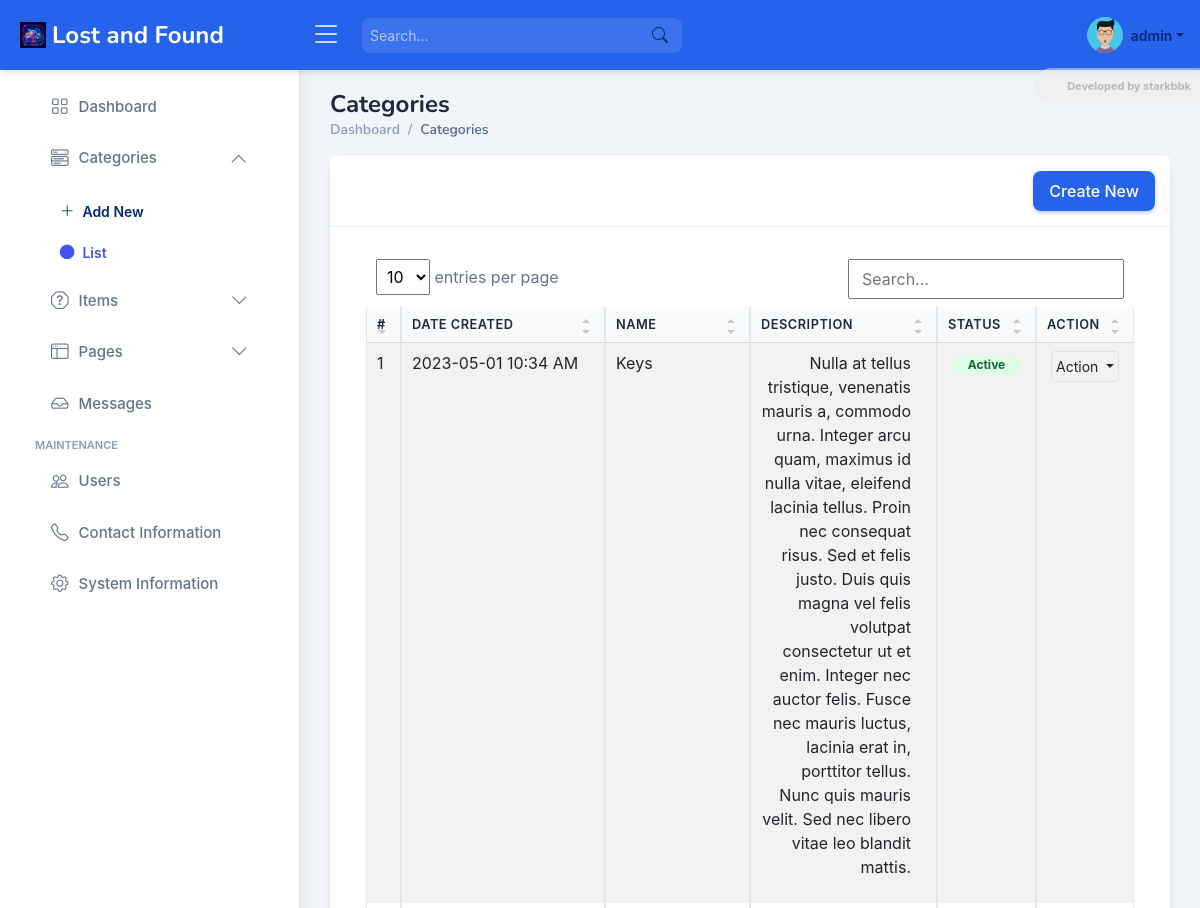
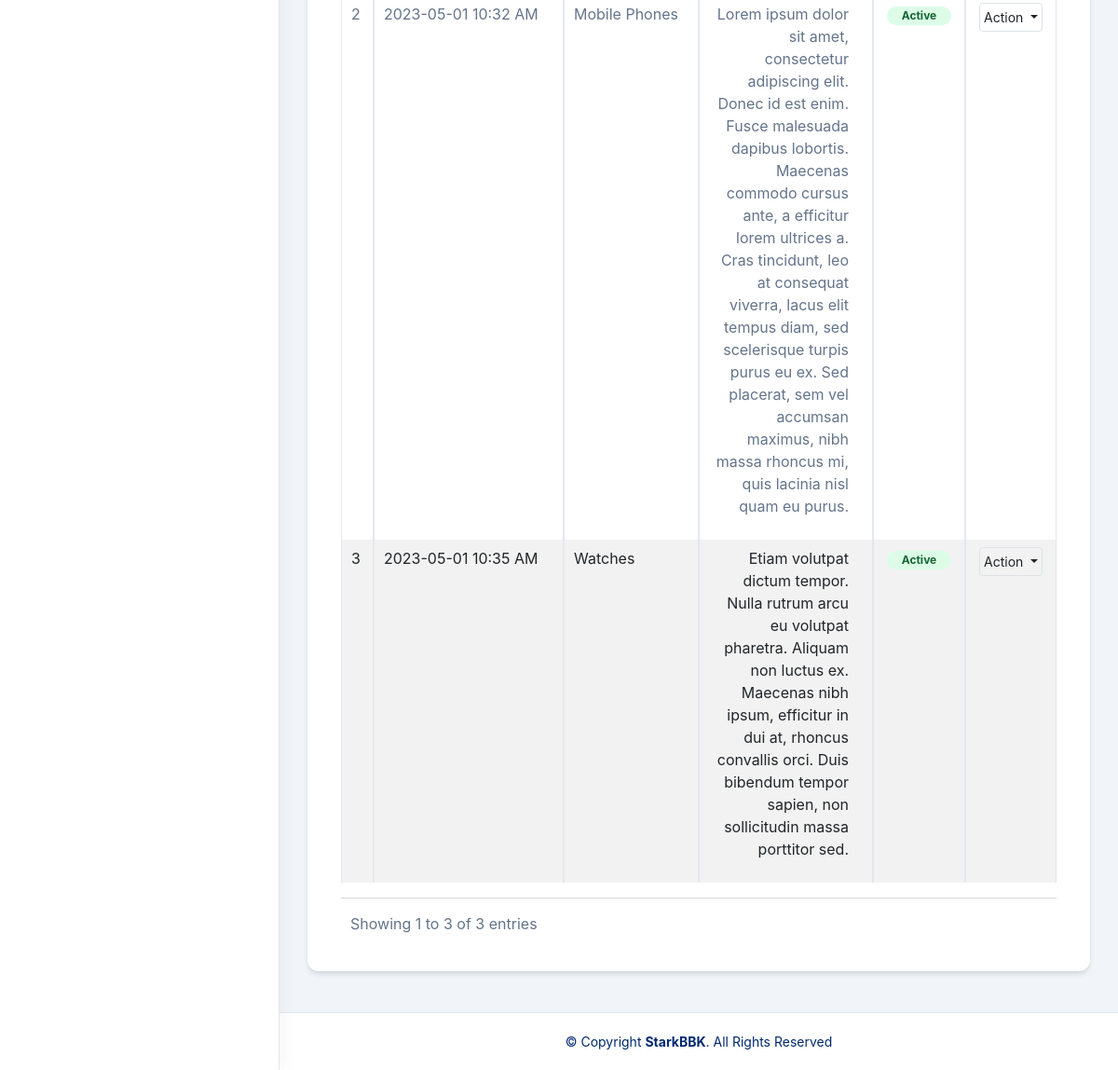
The page /admin/?page=categories (signed in) on the database as committed earlier (2 pictures, top to bottom).
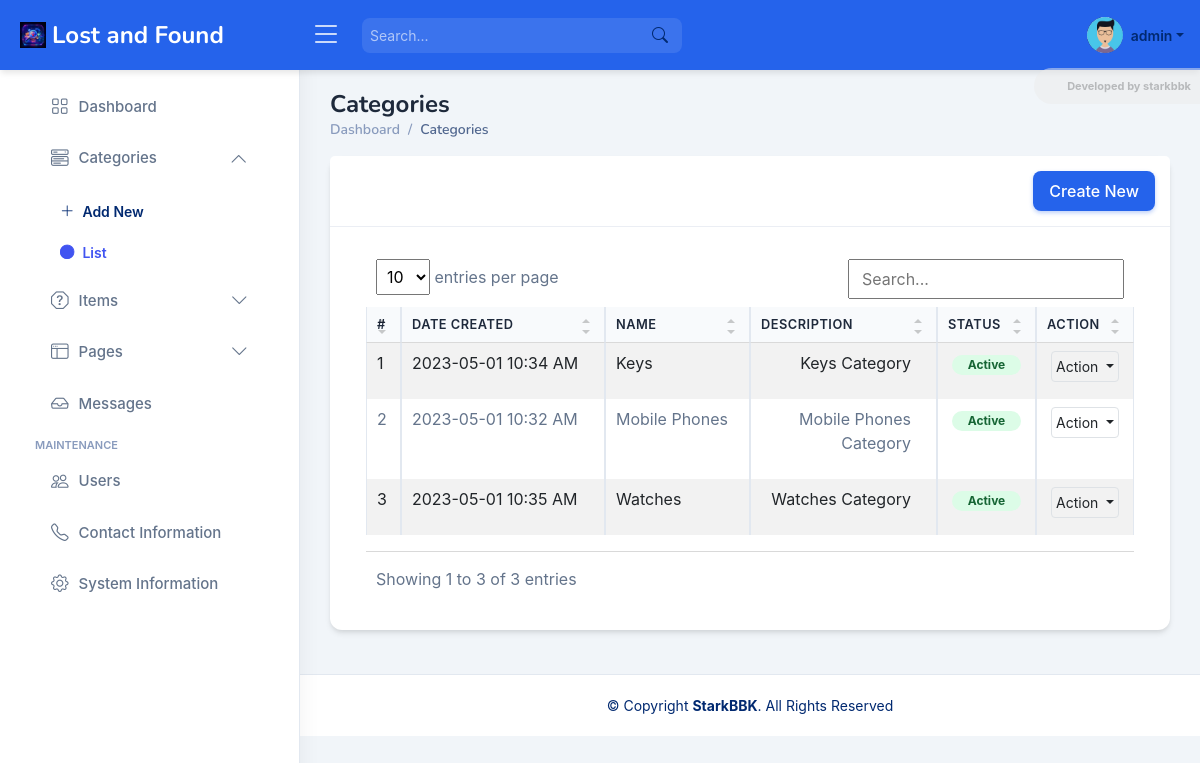
The same page on the database as committed later.
### tables this page shows
CREATE TABLE `category_list` (
  `id` bigint(30) NOT NULL AUTO_INCREMENT,
  `name` text NOT NULL,
  `description` text NOT NULL,
  `status` tinyint(1) NOT NULL DEFAULT 1,
  `created_at` datetime NOT NULL DEFAULT current_timestamp(),
  `updated_at` datetime DEFAULT NULL ON UPDATE current_timestamp(),
  PRIMARY KEY (`id`)
);

### classes/DBConnection.php (called while the page is built, shortened)
<?php
class DBConnection{
    private $host = DB_SERVER;
    private $username = DB_USERNAME;
    private $password = DB_PASSWORD;
    private $database = DB_NAME;
    private $port = DB_PORT;
    public $conn;
    public function __construct(){
        if (!isset($this->conn)) {
            $this->conn = new mysqli($this->host, $this->username, $this->password, $this->database, $this->port);
        }
    }
}
?>

### classes/SystemSettings.php (called while the page is built, shortened)
<?php
class SystemSettings extends DBConnection{
	function userdata($field = ''){
		if(!empty($field)){
			if(isset($_SESSION['userdata'][$field]))
				return $_SESSION['userdata'][$field];
			else
				return null;
		}else{
			return false;
		}
	}
}
$_settings = new SystemSettings();
?>

### config.php (called while the page is built, shortened)
<?php
require_once('classes/DBConnection.php');
require_once('classes/SystemSettings.php');
function validate_image($file){
    global $_settings;
	if(!empty($file)){
        $ex = explode("?",$file);
        $file = $ex[0];
        $ts = isset($ex[1]) ? "?".$ex[1] : '';
		if(is_file(base_app.$file)){
			return base_url.$file.$ts;
		}else{
			return base_url.($_settings->info('logo'));
		}
	}else{
		return base_url.($_settings->info('logo'));
	}
}
?>

### admin/categories/index.php (the view, shortened to what this page needs)
<div class="card card-outline rounded-0 card-navy">
	<div class="card-header ">
		<div class="card-tools d-flex justify-content-end">
			<a href="<?= base_url ?>admin?page=categories/manage_category" id="create_new" class="btn btn-flat btn-primary bg-gradient-teal border-0 rounded00"><span class="fas fa-plus"></span>  Create New</a>
		</div>
	</div>
	<div class="card-body">
        <div class="container-fluid">
			<div class="table-responsive">
				<table class="table table-sm table-hover table-striped table-bordered" id="list">
					<colgroup>
						<col width="5%">
						<col width="20%">
						<col width="25%">
						<col width="25%">
						<col width="15">
						<col width="10%">
					</colgroup>
					<thead>
						<tr>
							<th>#</th>
							<th>Date Created</th>
							<th>Name</th>
							<th>Description</th>
							<th>Status</th>
							<th>Action</th>
						</tr>
					</thead>
					<tbody>
						<?php
						$i = 1;
						$qry = $conn->query("SELECT * from `category_list` order by `name` asc ");
						while($row = $qry->fetch_assoc()):
						?>
							<tr>
								<td class="align-items-center text-center"><?php echo $i++; ?></td>
								<td class="align-items-center"><?php echo date("Y-m-d g:i A",strtotime($row['created_at'])) ?></td>
								<td class="align-items-center"><?= $row['name'] ?></td>
								<td class="align-items-center text-end"><p class="truncate-1" style="max-width:150px"><?= strip_tags(htmlspecialchars_decode($row['description'])) ?></p></td>
								<td class="align-items-center justify-content-center text-center">
									<?php if($row['status'] == 1): ?>
										<span class="badge bg-success px-3 rounded-pill">Active</span>
									<?php else: ?>
										<span class="badge bg-danger px-3 rounded-pill">Inactive</span>
									<?php endif; ?>
								</td>
								<td class="align-items-center" align="center">
									<div class="dropdown">
										<button type="button" class="btn btn-flat p-1 btn-default btn-sm border dropdown-toggle dropdown-icon" data-bs-toggle="dropdown">
												Action
										</button>
									</div>
								</td>
							</tr>
						<?php endwhile; ?>
					</tbody>
				</table>
			</div>
		</div>
	</div>
</div>

### admin/index.php (shortened to what this page needs)
<?php require_once('../config.php'); ?>
<?php $page = isset($_GET['page']) ? $_GET['page'] : 'home';  ?>
<?php
$pageSplit = explode("/",$page);
?>
<!DOCTYPE html>
<html lang="en">
<?php require_once('inc/header.php') ?>
  <body>
     <?php require_once('inc/topBarNav.php') ?>
     <?php require_once('inc/navigation.php') ?>
      <main id="main" class="main">
        <div class="pagetitle">
          <h1><?= ucwords(str_replace(['_', '/'], ' ', ($pageSplit[1] ?? $page))) ?></h1>
          <nav>
              <ol class="breadcrumb">
                <li class="breadcrumb-item <?= $page == 'home' ? 'selected' : '' ?>"><a href="<?= base_url ?>/admin">Dashboard</a></li>
                <?php if($page != 'home'): ?>
                <li class="breadcrumb-item active"><?= ucwords(str_replace(['_', '/'], ' ', ($pageSplit[1] ?? $page))) ?></li>
                <?php endif; ?>
              </ol>
          </nav>
        </div>
        <?php
          if(!file_exists($page.".php") && !is_dir($page)){
              include '404.html';
          }else{
            if(is_dir($page))
              include $page.'/index.php';
            else
              include $page.'.php';
          }
        ?>
      </main>
    <?php require_once('inc/footer.php') ?>
  </body>
</html>

### admin/inc/header.php (shortened to what this page needs)
<head>
    <link href="<?= base_url ?>assets/vendor/bootstrap/css/bootstrap.min.css" rel="stylesheet">
    <link href="<?= base_url ?>assets/vendor/bootstrap-icons/bootstrap-icons.css" rel="stylesheet">
    <link href="<?= base_url ?>assets/vendor/boxicons/css/boxicons.min.css" rel="stylesheet">
    <link href="<?= base_url ?>assets/vendor/quill/quill.snow.css" rel="stylesheet">
    <link href="<?= base_url ?>assets/vendor/quill/quill.bubble.css" rel="stylesheet">
    <link href="<?= base_url ?>assets/vendor/remixicon/remixicon.css" rel="stylesheet">
    <link href="<?= base_url ?>assets/vendor/simple-datatables/style.css" rel="stylesheet">
        <link href="<?= base_url ?>assets/vendor/select2-4.1.0-rc.0/dist/css/select2.min.css" rel="stylesheet">
    <link href="<?= base_url ?>assets/css/style.css" rel="stylesheet">
    <link href="<?= base_url ?>assets/css/custom.css" rel="stylesheet">
  </head>

### admin/inc/topBarNav.php (shortened to what this page needs)
<header id="header" class="header fixed-top d-flex align-items-center">
  <div class="d-flex align-items-center justify-content-between">
    <a href="<?= base_url.'admin' ?>" class="logo d-flex align-items-center">
      <img src="<?= base_url ?>uploads/logo.jpg" alt="System Logo">
      <span class="d-none d-lg-block">Lost and Found</span>
    </a>
    <i class="bi bi-list toggle-sidebar-btn"></i>
  </div>
  <div class="search-bar">
    <form class="search-form d-flex align-items-center" method="POST" action="#">
      <input type="text" name="query" placeholder="Search..." title="Enter search keyword">
      <button type="submit" title="Search"><i class="bi bi-search"></i></button>
    </form>
  </div>
  <nav class="header-nav ms-auto">
    <ul class="d-flex align-items-center">
      <li class="nav-item dropdown pe-3">
        <a class="nav-link nav-profile d-flex align-items-center pe-0" href="#" data-bs-toggle="dropdown">
          <img src="<?= validate_image($_settings->userdata('avatar')) ?>" alt="Profile" class="rounded-circle">
          <span class="d-none d-md-block dropdown-toggle ps-2"><?= $_settings->userdata('username') ?></span>
        </a>
      </li>
    </ul>
  </nav>
</header>

### admin/inc/navigation.php (shortened to what this page needs)
<aside id="sidebar" class="sidebar">
<ul class="sidebar-nav" id="sidebar-nav">
  <li class="nav-item">
    <a class="nav-link <?= $page != 'home' ? 'collapsed' : '' ?>" href="<?= base_url.'admin' ?>">
      <i class="bi bi-grid"></i>
      <span>Dashboard</span>
    </a>
  </li>
  <li class="nav-item">
    <a class="nav-link <?= !in_array($page, ['categories', 'categories/manage_category', 'categories/view_category']) ? 'collapsed' : '' ?>" data-bs-target="#categories-nav" data-bs-toggle="collapse" href="#" data-bs-collapse="<?= in_array($page, ['categories', 'categories/manage_category', 'categories/view_category']) ? 'true' : 'false' ?>">
      <i class="bi bi-menu-button-wide"></i><span>Categories</span><i class="bi bi-chevron-down ms-auto"></i>
    </a>
    <ul id="categories-nav" class="nav-content collapse <?= in_array($page, ['categories', 'categories/manage_category', 'categories/view_category']) ? 'show' : '' ?> " data-bs-parent="#sidebar-nav">
      <li>
        <a href="<?= base_url.'admin/?page=categories/manage_category' ?>" class="<?= $page == 'categories/manage_category' ? 'active' : '' ?>">
          <i class="bi bi-plus-lg" style="font-size:.9rem"></i><span>Add New</span>
        </a>
      </li>
      <li>
        <a href="<?= base_url.'admin/?page=categories' ?>" class="<?= $page == 'categories' ? 'active' : '' ?>">
          <i class="bi bi-circle"></i><span>List</span>
        </a>
      </li>
    </ul>
  </li>
  <li class="nav-item">
    <a class="nav-link <?= !in_array($page, ['items', 'items/manage_item', 'items/view_item']) ? 'collapsed' : '' ?>" data-bs-target="#items-nav" data-bs-toggle="collapse" href="#" data-bs-collapse="<?= in_array($page, ['items', 'items/manage_item', 'items/view_item']) ? 'true' : 'false' ?>">
      <i class="bi bi-question-octagon"></i><span>Items</span>
      <i class="bi bi-chevron-down ms-auto"></i>
    </a>
  </li>
  <li class="nav-item">
    <a class="nav-link <?= !in_array($page, ['pages', 'pages/welcome_page', 'pages/about_page']) ? 'collapsed' : '' ?>" data-bs-target="#pages-nav" data-bs-toggle="collapse" href="#" data-bs-collapse="<?= in_array($page, ['pages', 'pages/welcome_page', 'pages/about_page']) ? 'true' : 'false' ?>">
      <i class="bi bi-window-sidebar"></i><span>Pages</span><i class="bi bi-chevron-down ms-auto"></i>
    </a>
  </li>
  <li class="nav-item">
    <a class="nav-link <?= $page != 'inquiries' ? 'collapsed' : '' ?> nav-users" href="<?= base_url."admin?page=inquiries" ?>">
      <i class="bi bi-inbox"></i>
      <span>Messages</span>
    </a>
  </li>
  <?php if($_settings->userdata('type') == 1): ?>
  <li class="nav-heading">Maintenance</li>
  <li class="nav-item">
    <a class="nav-link <?= $page != 'user/list' ? 'collapsed' : '' ?> nav-users" href="<?= base_url."admin?page=user/list" ?>">
      <i class="bi bi-people"></i>
      <span>Users</span>
    </a>
  </li>
  <li class="nav-item">
    <a class="nav-link <?= $page != 'system_info/contact_information' ? 'collapsed' : '' ?>  nav-system_info" href="<?= base_url."admin?page=system_info/contact_information" ?>">
      <i class="bi bi-telephone"></i>
      <span>Contact Information</span>
    </a>
  </li>
  <li class="nav-item">
    <a class="nav-link <?= $page != 'system_info' ? 'collapsed' : '' ?>  nav-system_info" href="<?= base_url."admin?page=system_info" ?>">
      <i class="bi bi-gear"></i>
      <span>System Information</span>
    </a>
  </li>
  <?php endif; ?>
</ul>
</aside>

### admin/inc/footer.php (shortened to what this page needs)
<footer id="footer" class="footer">
    <div class="copyright">
      &copy; Copyright <strong><span>StarkBBK</span></strong>. All Rights Reserved
    </div>
  </footer>

### assets/css/style.css (style rules this page uses)
:root { scroll-behavior: smooth; }
body { font-family: "Open Sans", sans-serif; background: #f6f9ff; color: #444444; }
a { color: #4154f1; text-decoration: none; }
h1, h2, h3, h4, h5, h6 { font-family: "Nunito", sans-serif; }
#main { margin-top: 60px; padding: 20px 30px; transition: all 0.3s; }
.pagetitle { margin-bottom: 10px; }
.pagetitle h1 { font-size: 24px; margin-bottom: 0; font-weight: 600; color: #012970; }
.card { margin-bottom: 30px; border: none; border-radius: 5px; box-shadow: 0px 0 30px rgba(1, 41, 112, 0.1); }
.card-header, .card-footer { border-color: #ebeef4; background-color: #fff; color: #798eb3; padding: 15px; }
.card-body { padding: 0 20px 20px 20px; }
.breadcrumb { font-size: 14px; font-family: "Nunito", sans-serif; color: #899bbd; font-weight: 600; }
.breadcrumb a { color: #899bbd; transition: 0.3s; }
.breadcrumb .breadcrumb-item::before { color: #899bbd; }
.breadcrumb .active { color: #51678f; font-weight: 600; }
.logo { line-height: 1; }
@media (min-width: 1200px) { .logo { width: 280px; } }
.logo img { max-height: 26px; margin-right: 6px; }
.logo span { font-size: 26px; font-weight: 700; color: #012970; font-family: "Nunito", sans-serif; }
.header { transition: all 0.5s; z-index: 997; height: 60px; box-shadow: 0px 2px 20px rgba(1, 41, 112, 0.1); background-color: #fff; padding-left: 20px; }
.header .toggle-sidebar-btn { font-size: 32px; padding-left: 10px; cursor: pointer; color: #012970; }
.header .search-bar { min-width: 360px; padding: 0 20px; }
.header .search-form { width: 100%; }
.header .search-form input { border: 0; font-size: 14px; color: #012970; border: 1px solid rgba(1, 41, 112, 0.2); padding: 7px 38px 7px 8px; border-radius: 3px; transition: 0.3s; width: 100%; }
.header .search-form button { border: 0; padding: 0; margin-left: -30px; background: none; }
.header .search-form button i { color: #012970; }
.header-nav ul { list-style: none; }
.header-nav>ul { margin: 0; padding: 0; }
.header-nav .nav-profile { color: #012970; }
.header-nav .nav-profile img { max-height: 36px; }
.header-nav .nav-profile span { font-size: 14px; font-weight: 600; }
.sidebar { position: fixed; top: 60px; left: 0; bottom: 0; width: 300px; z-index: 996; transition: all 0.3s; padding: 20px; overflow-y: auto; scrollbar-width: thin; scrollbar-color: #aab7cf transparent; box-shadow: 0px 0px 20px rgba(1, 41, 112, 0.1); background-color: #fff; }
@media (min-width: 1200px) { #main, #footer { margin-left: 300px; } }
.sidebar-nav { padding: 0; margin: 0; list-style: none; }
.sidebar-nav li { padding: 0; margin: 0; list-style: none; }
.sidebar-nav .nav-item { margin-bottom: 5px; }
.sidebar-nav .nav-heading { font-size: 11px; text-transform: uppercase; color: #899bbd; font-weight: 600; margin: 10px 0 5px 15px; }
.sidebar-nav .nav-link { display: flex; align-items: center; font-size: 15px; font-weight: 600; color: #4154f1; transition: 0.3; background: #f6f9ff; padding: 10px 15px; border-radius: 4px; }
.sidebar-nav .nav-link i { font-size: 16px; margin-right: 10px; color: #4154f1; }
.sidebar-nav .nav-link.collapsed { color: #012970; background: #fff; }
.sidebar-nav .nav-link.collapsed i { color: #899bbd; }
.sidebar-nav .nav-link .bi-chevron-down { margin-right: 0; transition: transform 0.2s ease-in-out; }
.sidebar-nav .nav-link:not(.collapsed) .bi-chevron-down { transform: rotate(180deg); }
.sidebar-nav .nav-content { padding: 5px 0 0 0; margin: 0; list-style: none; }
.sidebar-nav .nav-content a { display: flex; align-items: center; font-size: 14px; font-weight: 600; color: #012970; transition: 0.3; padding: 10px 0 10px 40px; transition: 0.3s; }
.sidebar-nav .nav-content a i { font-size: 6px; margin-right: 8px; line-height: 0; border-radius: 50%; }
.sidebar-nav .nav-content a:hover, .sidebar-nav .nav-content a.active { color: #4154f1; }
.sidebar-nav .nav-content a.active i { background-color: #4154f1; }
.footer { padding: 20px 0; font-size: 14px; transition: all 0.3s; border-top: 1px solid #cddfff; }
.footer .copyright { text-align: center; color: #012970; }

### admin/inc/navigation.php (style rules this page uses)
.sidebar-nav .nav-content a i { font-size: .9rem; }

Rows that differ between the two databases and show on the page:
changed category_list "Keys": description "Nulla at tellus tristique, venenatis mauris a, commodo urna. Integer arcu quam, maximus id nulla vitae, eleifend lacinia tellus. Proin nec consequat risus. Sed et felis justo. Duis quis magna vel felis volutpat consectetur ut et enim. Integer nec auctor felis. Fusce nec mauris luctus, lacinia erat in, porttitor tellus. Nunc quis mauris velit. Sed nec libero vitae leo blandit mattis." → "Keys Category"
changed category_list "Mobile Phones": description "Lorem ipsum dolor sit amet, consectetur adipiscing elit. Donec id est enim. Fusce malesuada dapibus lobortis. Maecenas commodo cursus ante, a efficitur lorem ultrices a. Cras tincidunt, leo at consequat viverra, lacus elit tempus diam, sed scelerisque turpis purus eu ex. Sed placerat, sem vel accumsan maximus, nibh massa rhoncus mi, quis lacinia nisl quam eu purus." → "Mobile Phones Category"
changed category_list "Watches": description "Etiam volutpat dictum tempor. Nulla rutrum arcu eu volutpat pharetra. Aliquam non luctus ex. Maecenas nibh ipsum, efficitur in dui at, rhoncus convallis orci. Duis bibendum tempor sapien, non sollicitudin massa porttitor sed." → "Watches Category"
